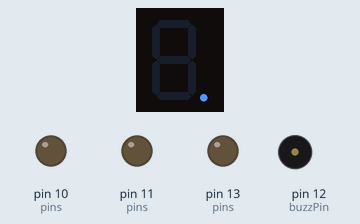
The sketch below on a simulated Arduino Uno, built with avr-gcc and run on an emulated ATmega328P. Parts: 1-digit seven-segment display, output pins drawn as LEDs (lit = HIGH), buzzer (waves = sounding, pin HIGH). Wiring (inferred from the names in the program): 1-digit 7-segment display, segments lit when HIGH: segments pin 2, pin 3, pin 4, pin 5, pin 6, pin 7, pin 8, pin 9. The segment pins are drawn as the display they are named for; pins used as bus, display or sensor lines are not drawn.

Above: at 0.1 s.
At 9.1 s:
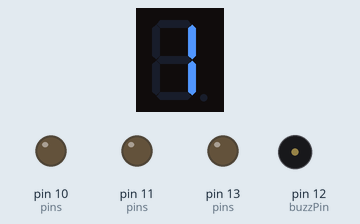
At 19.1 s:
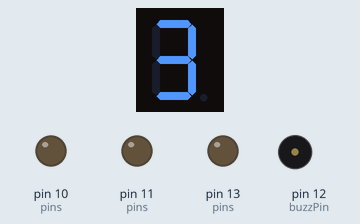
At 39.1 s:
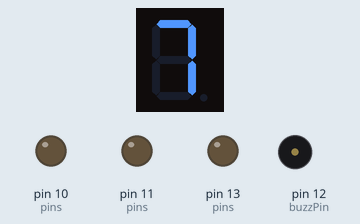
Timing chart, 0 to 40.0 s (numbered marks = the images above):
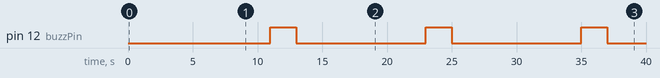

The sketch:

7segment.ino
```cpp
int segmentPins[][7] = {
  { 2, 3, 4, 5, 6, 7 },
  { 3, 4 },
  { 2, 3, 5, 6, 8 },
  { 2, 3, 4, 5, 8 },
  { 3, 4, 7, 8 },
  { 2, 4, 5, 7, 8 },
  { 2, 4, 5, 6, 7, 8 },
  { 2, 3, 4 },
  { 2, 3, 4, 5, 6, 7, 8 },
  { 2, 3, 4, 5, 7, 8 }
};

int pins[] = { 2, 3, 4, 5, 6, 7, 8, 9, 10, 11, 12, 13};

int buzzPin = 12;
int pinDP = 9;
int delayTime = 1000;
int size = 10;

void setup() {

  for (int pinNumber : pins) {
    pinMode(pinNumber, OUTPUT);
  }

  digitalWrite(pinDP, HIGH);
  digitalWrite(buzzPin, LOW);
}

void loop() {

  delay(delayTime);
  digitalWrite(buzzPin, LOW);
  for (int row = size - 1; row >= 0; row--) {
    for (int col = 0; col < (sizeof(segmentPins[row]) / sizeof(int)); col++) {
      digitalWrite(segmentPins[row][col], HIGH);
    }
    delay(delayTime);
    for (int pinNumber : pins) {
      digitalWrite(pinNumber, LOW);
    }
  }
  digitalWrite(buzzPin, HIGH);
  delay(delayTime);
}
```

Measured:
- by itself, pin 12 (buzzPin): alternates HIGH for 2.0 s and LOW for 10.0 s
- what the display in image 1 shows lasts 1.0 s, from 9.0 s to 10.0 s
